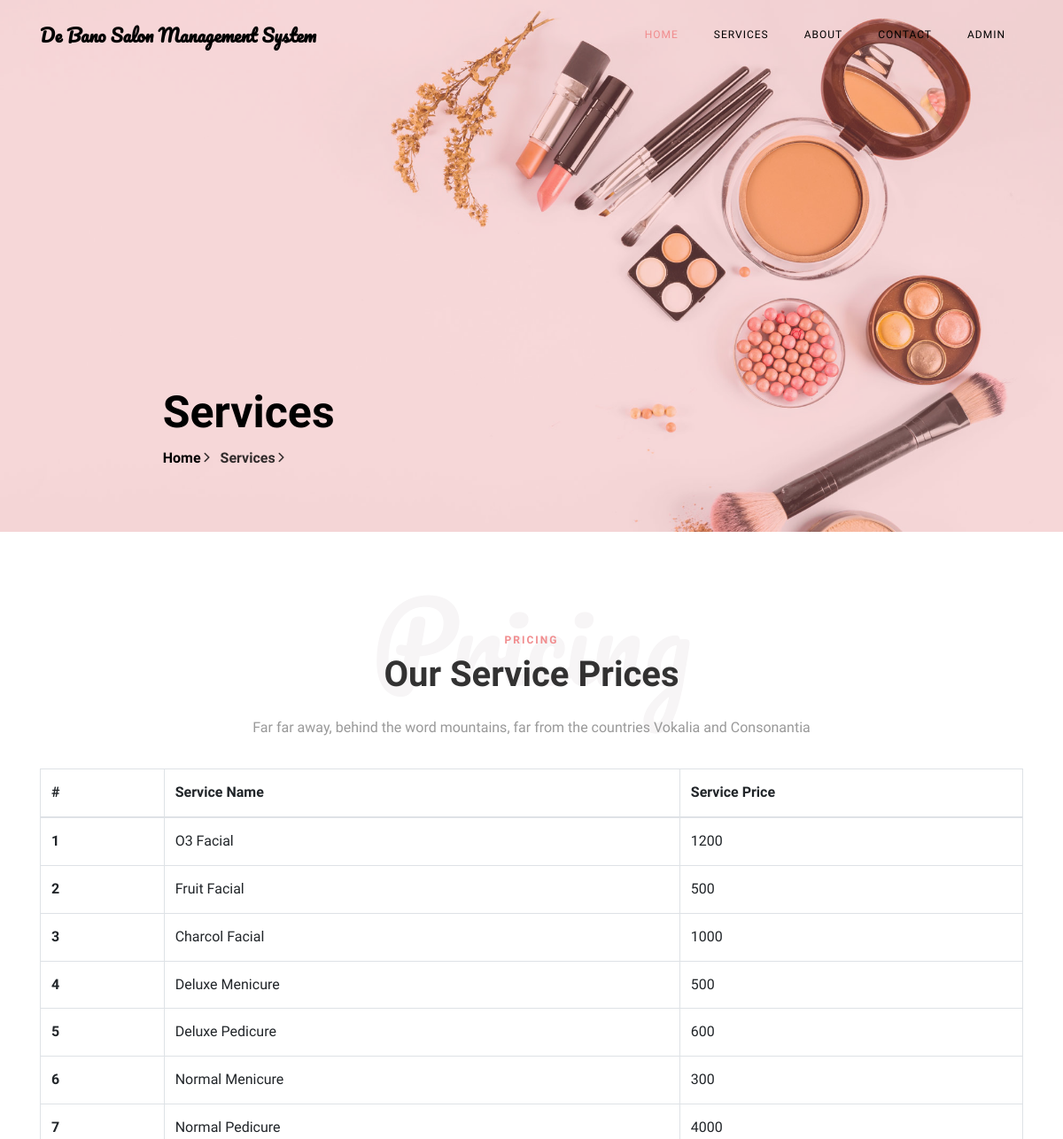
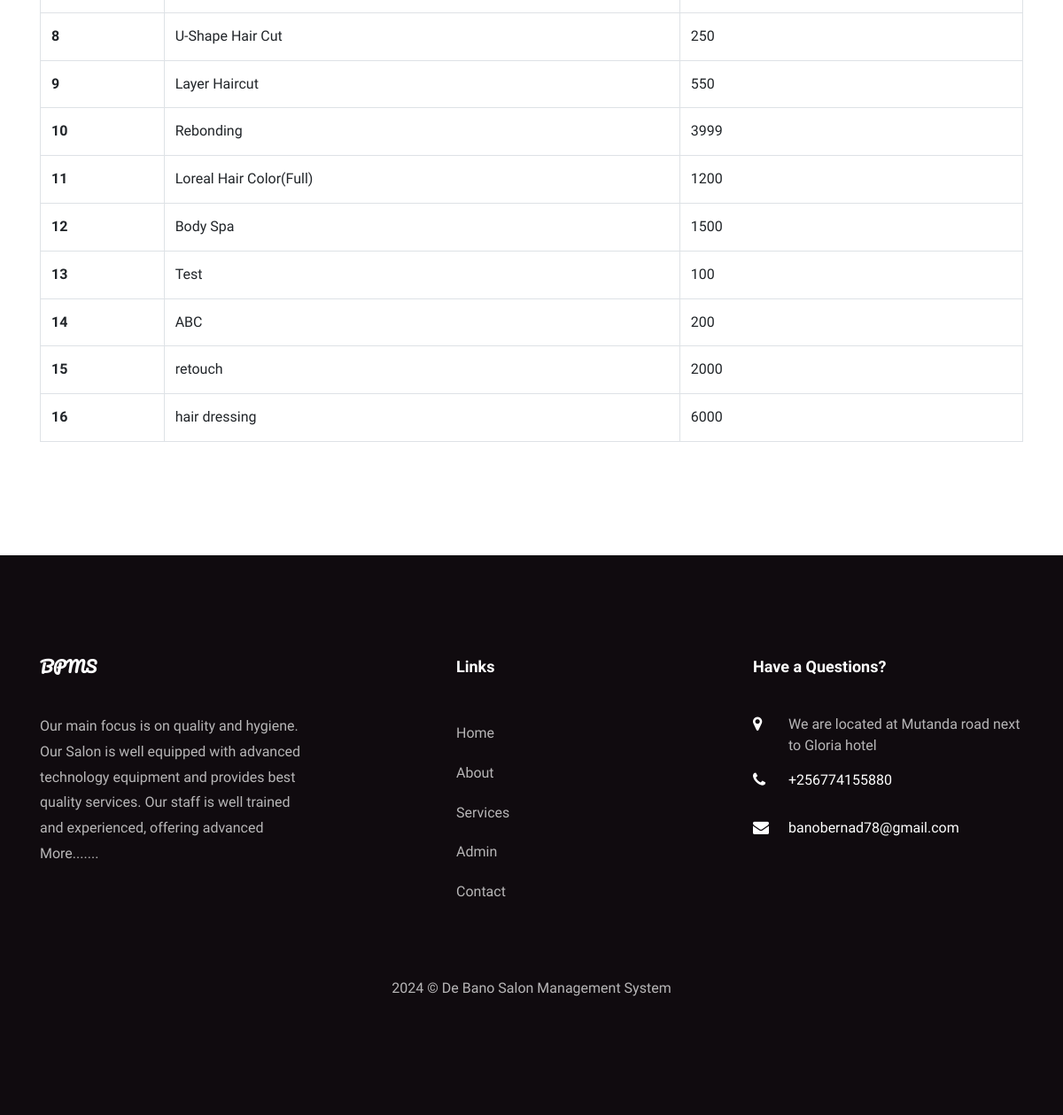
Screenshot of /bpms/services.php with the database file from the repository (2 pictures, top to bottom).
### tables this page shows
CREATE TABLE `tblservices` (
  `ID` int(10) NOT NULL,
  `ServiceName` varchar(200) DEFAULT NULL,
  `Cost` int(10) DEFAULT NULL,
  `CreationDate` timestamp NULL DEFAULT current_timestamp()
);

CREATE TABLE `tblpage` (
  `ID` int(10) NOT NULL,
  `PageType` varchar(200) DEFAULT NULL,
  `PageTitle` mediumtext DEFAULT NULL,
  `PageDescription` mediumtext DEFAULT NULL,
  `Email` varchar(200) DEFAULT NULL,
  `MobileNumber` bigint(10) DEFAULT NULL,
  `UpdationDate` date DEFAULT NULL,
  `Timing` varchar(200) NOT NULL
);

### bpms/services.php (the view, shortened to what this page needs)
<?php
include('includes/dbconnection.php');
  ?>
<!DOCTYPE html>
<html lang="en">
  <head>
    <link rel="stylesheet" href="css/open-iconic-bootstrap.min.css">
    <link rel="stylesheet" href="css/animate.css">
    <link rel="stylesheet" href="css/owl.carousel.min.css">
    <link rel="stylesheet" href="css/owl.theme.default.min.css">
    <link rel="stylesheet" href="css/magnific-popup.css">
    <link rel="stylesheet" href="css/aos.css">
    <link rel="stylesheet" href="css/ionicons.min.css">
    <link rel="stylesheet" href="css/bootstrap-datepicker.css">
    <link rel="stylesheet" href="css/jquery.timepicker.css">
    <link rel="stylesheet" href="css/flaticon.css">
    <link rel="stylesheet" href="css/icomoon.css">
    <link rel="stylesheet" href="css/style.css">
  </head>
  <body>
	  <?php include_once('includes/header.php');?>
    <section class="hero-wrap hero-wrap-2" style="background-image: url('images/bg-2.jpg');" data-stellar-background-ratio="0.5">
      <div class="overlay"></div>
      <div class="container">
        <div class="row no-gutters slider-text js-fullheight align-items-end justify-content-center">
          <div class="col-md-9 ftco-animate pb-5">
            <h2 class="mb-0 bread">Services</h2>
            <p class="breadcrumbs"><span class="mr-2"><a href="index.php">Home <i class="ion-ios-arrow-forward"></i></a></span> <span>Services <i class="ion-ios-arrow-forward"></i></span></p>
          </div>
        </div>
      </div>
    </section>
    <section class="ftco-section ftco-pricing">
			<div class="container">
				<div class="row justify-content-center pb-3">
          <div class="col-md-10 heading-section text-center ftco-animate">
          	<h1 class="big">Pricing</h1>
          	<span class="subheading">Pricing</span>
            <h2 class="mb-4">Our Service Prices</h2>
            <p>Far far away, behind the word mountains, far from the countries Vokalia and Consonantia</p>
          </div>
        </div>
            <table class="table table-bordered"> <thead> <tr> <th>#</th> <th>Service Name</th> <th>Service Price</th> </tr> </thead> <tbody>
<?php
$ret=mysqli_query($con,"select *from  tblservices");
$cnt=1;
while ($row=mysqli_fetch_array($ret)) {
?>
             <tr> <th scope="row"><?php echo $cnt;?></th> <td><?php  echo $row['ServiceName'];?></td> <td><?php  echo $row['Cost'];?></td> </tr>   <?php
$cnt=$cnt+1;
}?></tbody> </table>
			</div>
		</section>
    <?php include_once('includes/footer.php');?>
  </body>
</html>

### bpms/includes/header.php
<nav class="navbar navbar-expand-lg navbar-dark ftco_navbar bg-dark ftco-navbar-light" id="ftco-navbar">
      <div class="container">
        <a class="navbar-brand" href="index.php">De Bano Salon Management System</a>
        <div class="collapse navbar-collapse" id="ftco-nav">
          <ul class="navbar-nav ml-auto">
            <li class="nav-item active"><a href="index.php" class="nav-link">Home</a></li>
            <li class="nav-item"><a href="services.php" class="nav-link">Services</a></li>
            <li class="nav-item"><a href="about.php" class="nav-link">About</a></li>
            <li class="nav-item"><a href="contact.php" class="nav-link">Contact</a></li>
            <li class="nav-item"><a href="admin/index.php" class="nav-link">Admin</a></li>
          </ul>
        </div>
      </div>
    </nav>

### bpms/includes/footer.php (shortened to what this page needs)
 <?php
include('includes/dbconnection.php');
?>
 <footer class="ftco-footer ftco-section">
      <div class="container">
        <div class="row mb-5">
          <div class="col-md">
            <div class="ftco-footer-widget mb-4">
              <h2 class="ftco-heading-2 logo">BPMS</h2>
              <?php
$ret=mysqli_query($con,"select * from tblpage where PageType='aboutus' ");
while ($row=mysqli_fetch_array($ret)) {
?>
              <p><?php  echo substr($row['PageDescription'],0,200);?> <a href="about.php">More.......</a></p><?php } ?>
            </div>
          </div>
          <div class="col-md" style="padding-left: 150px">
             <div class="ftco-footer-widget mb-4">
              <h2 class="ftco-heading-2">Links</h2>
              <ul class="list-unstyled">
                <li><a href="index.php" class="py-2 d-block">Home</a></li>
                <li><a href="about.php" class="py-2 d-block">About</a></li>
                <li><a href="services.php" class="py-2 d-block">Services</a></li>
                <li><a href="admin/index.php" class="py-2 d-block">Admin</a></li>
                <li><a href="contact.php" class="py-2 d-block">Contact</a></li>
              </ul>
            </div>
          </div>
          <div class="col-md">
            <div class="ftco-footer-widget mb-4">
            	<h2 class="ftco-heading-2">Have a Questions?</h2>
            	<div class="block-23 mb-3">
                <?php
$ret=mysqli_query($con,"select * from tblpage where PageType='contactus' ");
while ($row=mysqli_fetch_array($ret)) {
?>
	              <ul>
	                <li><span class="icon icon-map-marker"></span><span class="text"><?php  echo $row['PageDescription'];?></span></li>
	                <li><a href="#"><span class="icon icon-phone"></span><span class="text">+<?php  echo $row['MobileNumber'];?></span></a></li>
	                <li><a href="#"><span class="icon icon-envelope"></span><span class="text"><?php  echo $row['Email'];?></span></a></li>
	              </ul>
	            </div>
               <?php } ?>
            </div>
          </div>
        </div>
        <div class="row">
          <div class="col-md-12 text-center">
            <p>
            <?php echo date("Y")?> &copy; De Bano Salon Management System  </p>
          </div>
        </div>
      </div>
    </footer>

### bpms/css/icomoon.css (style rules this page uses)
[class^="icon-"], [class*=" icon-"] { font-family: 'icomoon' !important; speak: none; font-style: normal; font-weight: normal; font-variant: normal; text-transform: none; line-height: 1; -webkit-font-smoothing: antialiased; -moz-osx-font-smoothing: grayscale; }
.icon-map-marker:before { content: "\f041"; }
.icon-phone:before { content: "\f095"; }
.icon-envelope:before { content: "\f0e0"; }

### rows the page displays
tblservices: ServiceName "O3 Facial", Cost "1200"
tblservices: ServiceName "Fruit Facial", Cost "500"
tblservices: ServiceName "Charcol Facial", Cost "1000"
tblservices: ServiceName "Deluxe Menicure", Cost "500"
tblservices: ServiceName "Deluxe Pedicure", Cost "600"
tblservices: ServiceName "Normal Menicure", Cost "300"
tblservices: ServiceName "Normal Pedicure", Cost "4000"
tblservices: ServiceName "U-Shape Hair Cut", Cost "250"
tblservices: ServiceName "Layer Haircut", Cost "550"
tblservices: ServiceName "Rebonding", Cost "3999"
tblservices: ServiceName "Loreal Hair Color(Full)", Cost "1200"
tblservices: ServiceName "Body Spa", Cost "1500"
tblservices: ServiceName "Test", Cost "100"
tblservices: ServiceName "ABC", Cost "200"
tblservices: ServiceName "retouch", Cost "2000"
tblservices: ServiceName "hair dressing", Cost "6000"
tblpage: PageDescription "Our main focus is on quality and hygiene. Our Salon is well equipped with advanced technology equipment and provides best quality services. Our staff is well trained and experienced, offering advanced"
tblpage: PageDescription "We are located at Mutanda road next to Gloria hotel", MobileNumber "256774155880", Email "banobernad78@gmail.com"
